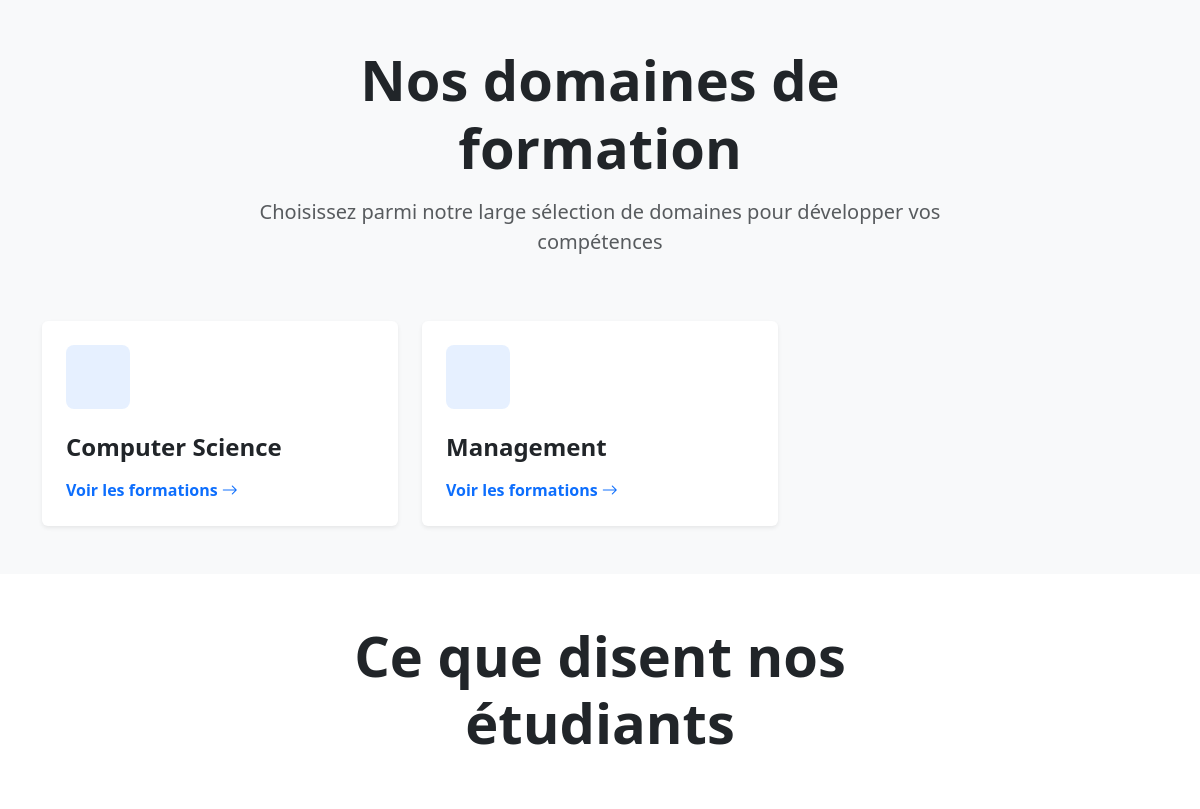
Before: /Client/index.php (middle part) with the older database file.
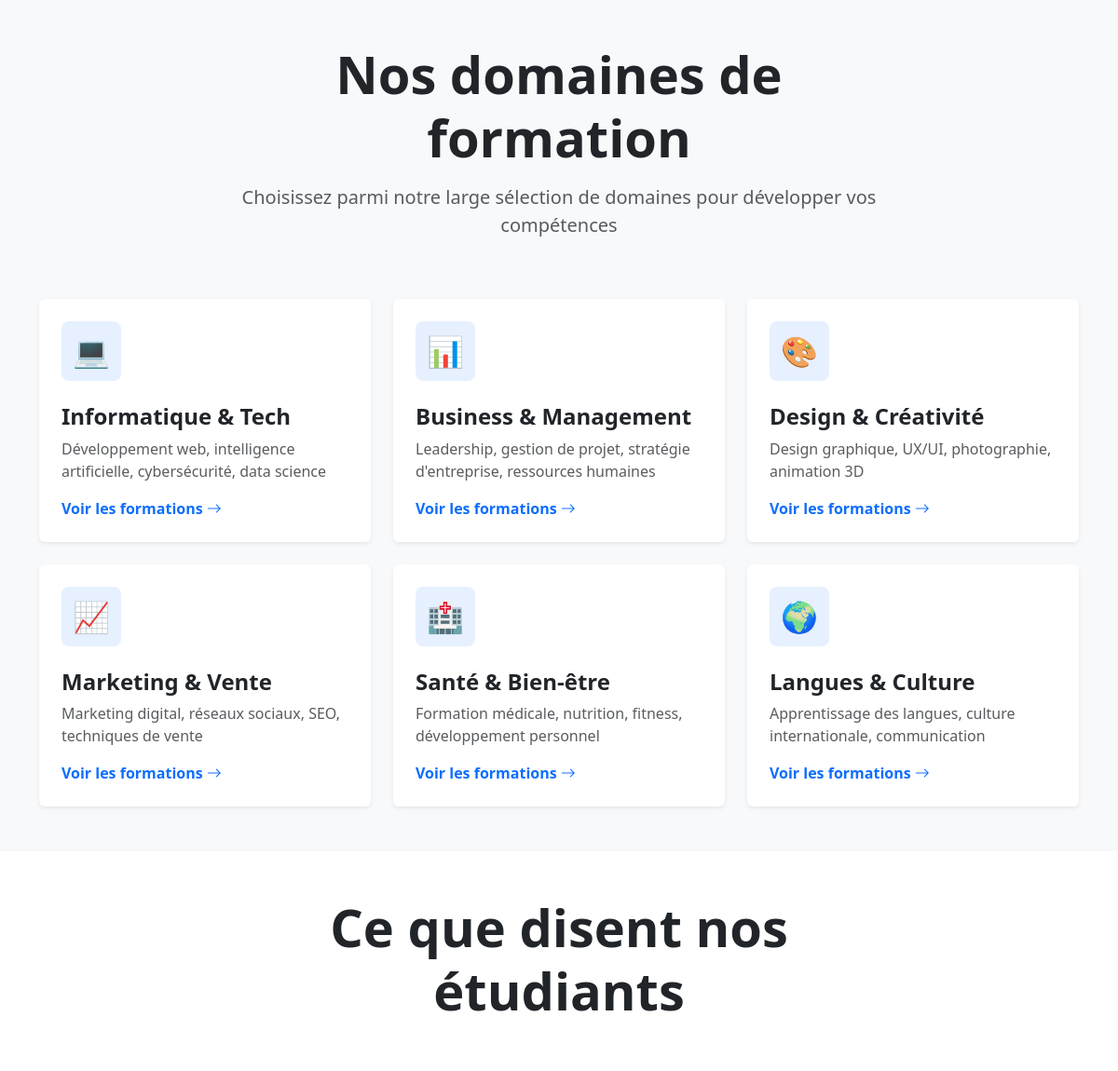
After: the same page with the newer database file.
### tables this page shows
CREATE TABLE `domaine` (
  `id` int(11) NOT NULL,
  `name` varchar(100) NOT NULL,
  `description` text DEFAULT NULL
);

### Db.php (called while the page is built, shortened)
<?php
    class Database{
        public function connection(){
            $con = mysqli_connect("localhost:3307","root","","gestion_formation");
            return $con;
        }
    }
?>

### domain.php (called while the page is built, shortened)
<?php
    require_once 'Db.php';
    class Domain extends Database {
        public function __construct() {
            $database = new Database();
            $this->conn = $database->connection();
        }
        public function getAllDomain() {
            $sql = $this->conn->query("SELECT * FROM domaine");
            if ($sql && $sql->num_rows > 0) {
                return $sql->fetch_all(MYSQLI_ASSOC);
            }
            return [];
        }
    }
?>

### Client/index.php (the view, shortened to what this page needs)
<?php
    include "header.php";
    require_once '../domain.php';
    $domain = new Domain();
    $domains = $domain->getAllDomain();
    $icons = [
        'Informatique & Tech' => '💻',
        'Business & Management' => '📊',
        'Design & Créativité' => '🎨',
        'Marketing & Vente' => '📈',
        'Santé & Bien-être' => '🏥',
        'Langues & Culture' => '🌍'
    ];
?>
<section id="formations" class="py-5 px-0 bg-light">
    <div class="container">
        <div class="row justify-content-center text-center mb-5">
            <div class="col-lg-8">
                <h2 class="display-4 fw-bold mb-3">Nos domaines de formation</h2>
                <p class="lead text-muted">
                    Choisissez parmi notre large sélection de domaines pour développer vos compétences
                </p>
            </div>
        </div>
        <div class="row g-4">
            <?php foreach ($domains as $domain): ?>
            <div class="col-lg-4 col-md-6">
                <div class="card category-card shadow-sm border-0 h-100">
                    <div class="card-body p-4">
                        <div class="icon-box bg-primary bg-opacity-10 text-primary "><?= $icons[$domain['name']] ?></div>
                        <h4 class="card-title fw-bold"><?= $domain['name']; ?></h4>
                        <p class="card-text text-muted mb-3">
                            <?= $domain['description']; ?>
                        </p>
                        <a href="formationListe.php?id=<?= $domain['id']; ?>&name=<?= urlencode($domain['name']); ?>" class="text-primary fw-semibold text-decoration-none">
                            Voir les formations <i class="bi bi-arrow-right"></i>
                        </a>
                    </div>
                </div>
            </div>
            <?php endforeach; ?>
        </div>
    </div>
</section>
<section class="py-5 px-0 bg-white">
    <div class="container">
        <div class="row justify-content-center text-center mb-5">
            <div class="col-lg-8">
                <h2 class="display-4 fw-bold">Ce que disent nos étudiants</h2>
            </div>
        </div>
        <div class="row g-4">
        </div>
    </div>
</section>
<?php
    include "footer.php";
?>

### Client/header.php (shortened to what this page needs)
<!DOCTYPE html>
<html lang="fr">
<head>
    <link href="https://cdn.jsdelivr.net/npm/bootstrap@5.3.0/dist/css/bootstrap.min.css" rel="stylesheet">
    <link rel="stylesheet" href="https://cdn.jsdelivr.net/npm/bootstrap-icons@1.10.0/font/bootstrap-icons.css">
    <link rel="stylesheet" href="style.css">
</head>
<body>

### Client/footer.php (shortened to what this page needs)
</body>
</html>

### Client/style.css (style rules this page uses)
.category-card { transition: transform 0.3s ease, box-shadow 0.3s ease; height: 100%; }
.icon-box { width: 4rem; height: 4rem; border-radius: 0.5rem; display: flex; align-items: center; justify-content: center; font-size: 2rem; margin-bottom: 1.5rem; }

Changed rows visible on the page:
removed domaine: name "Computer Science"
removed domaine: name "Management"
added domaine: name "💻", name "Informatique & Tech", description "Développement web, intelligence artificielle, cybersécurité, data science"
added domaine: name "📊", name "Business & Management", description "Leadership, gestion de projet, stratégie d'entreprise, ressources humaines"
added domaine: name "🎨", name "Design & Créativité", description "Design graphique, UX/UI, photographie, animation 3D"
added domaine: name "📈", name "Marketing & Vente", description "Marketing digital, réseaux sociaux, SEO, techniques de vente"
added domaine: name "🏥", name "Santé & Bien-être", description "Formation médicale, nutrition, fitness, développement personnel"
added domaine: name "🌍", name "Langues & Culture", description "Apprentissage des langues, culture internationale, communication"
